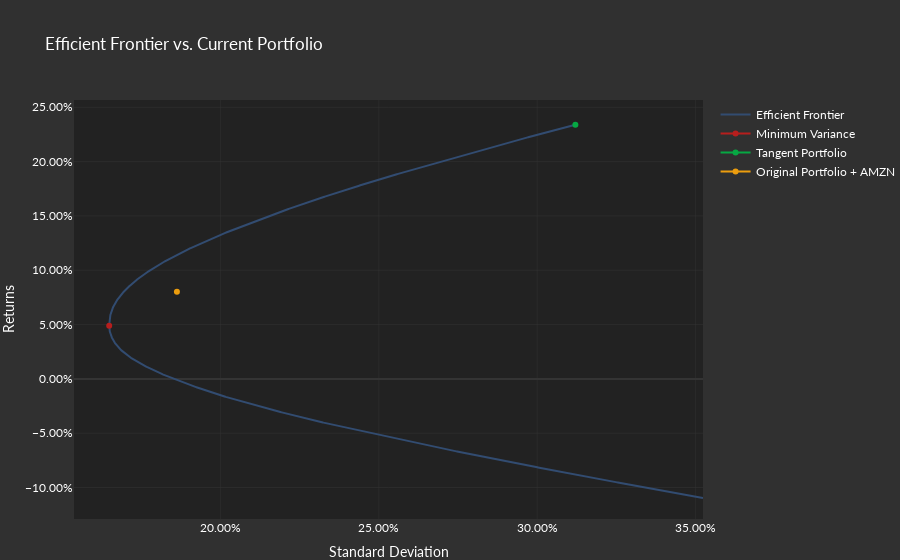

Notebook source saved alongside this figure:
### Code cell
# Looking back at our efficient frontier:
std = Port_Ret1['Portfolio Return'].std()*(np.sqrt(12))
ret = ((np.prod(1+Port_Ret1['Portfolio Return']))**(12/((Port_Ret1['Portfolio Return'].count()))))-1
Port_Ret = np.array(ret)
Port_Std = np.array(std)
Port_Metrics = [Port_Ret, Port_Std]
Port_df = pd.DataFrame(Port_Metrics).T
Port_df.columns = ['Returns', 'Std. Dev']

figure = go.Figure()
figure.add_trace(go.Scatter(x=Port_Eff['Std. Dev'], y=Port_Eff['Returns'], name='Efficient Frontier'))
figure.add_trace(go.Scatter(x=MV_Port['Std. Dev'], y=MV_Port['Returns'], name='Minimum Variance'))
figure.add_trace(go.Scatter(x=S_Port['Std. Dev'], y=S_Port['Returns'], name='Tangent Portfolio'))
figure.add_trace(go.Scatter(x=Port_df['Std. Dev'], y=Port_df['Returns'], name='Original Portfolio + AMZN'))
figure.update_layout(yaxis_tickformat=',.2%', xaxis_tickformat=',.2%', title_text ='Portfolio')
figure.update_layout(
    title_text ='Efficient Frontier vs. Current Portfolio',
    yaxis_title ='Returns',
    xaxis_title = 'Standard Deviation')
figure.update_layout(layout)
figure.show()

### Figure 1 — Plotly figure (JSON) as saved in the notebook; plotly's stock layout.template omitted (floating-point values rounded to 4 significant figures; data arrays with more than 128 entries replaced by an {"elided": "..."} marker saying what was removed)
{"data": [{"name": "Efficient Frontier", "type": "scatter", "x": {"elided": "3000 float values"}, "y": {"elided": "3000 float values"}}, {"name": "Minimum Variance", "type": "scatter", "x": [0.1649], "y": [0.04886]}, {"name": "Tangent Portfolio", "type": "scatter", "x": [0.3121], "y": [0.234]}, {"name": "Original Portfolio + AMZN", "type": "scatter", "x": [0.1863], "y": [0.08013]}], "layout": {"title": {"text": "Efficient Frontier vs. Current Portfolio"}, "xaxis": {"tickformat": ",.2%", "title": {"text": "Standard Deviation"}}, "yaxis": {"tickformat": ",.2%", "title": {"text": "Returns"}}}}
